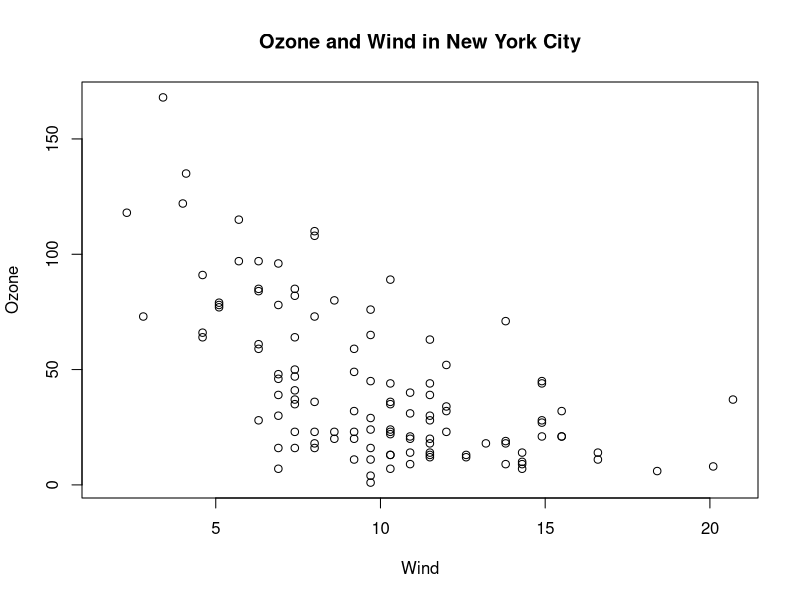
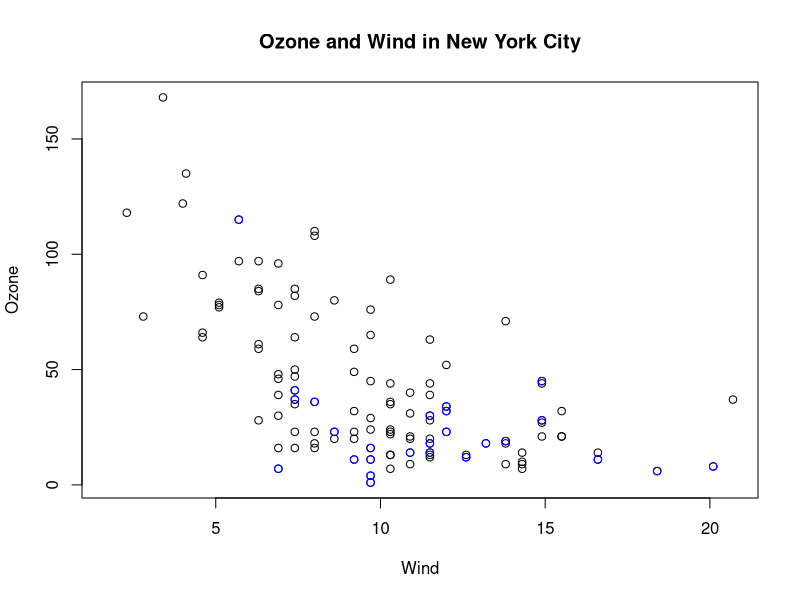
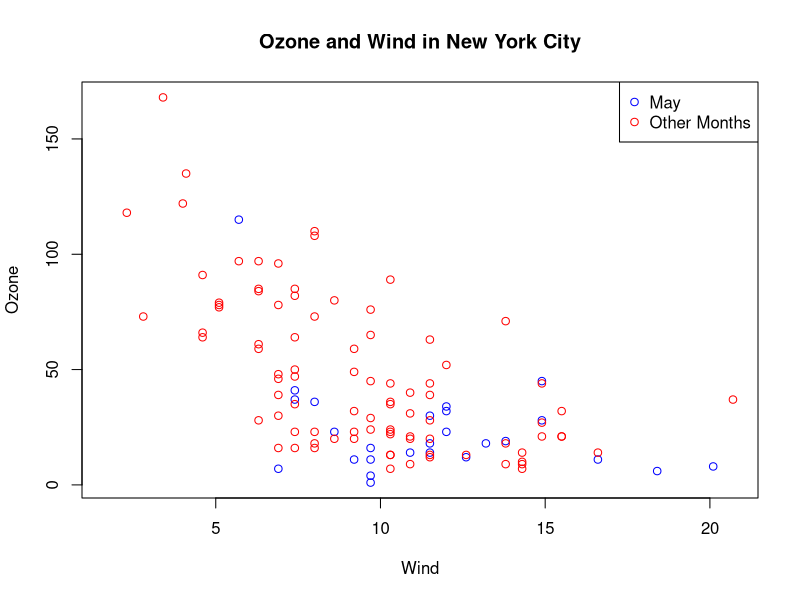
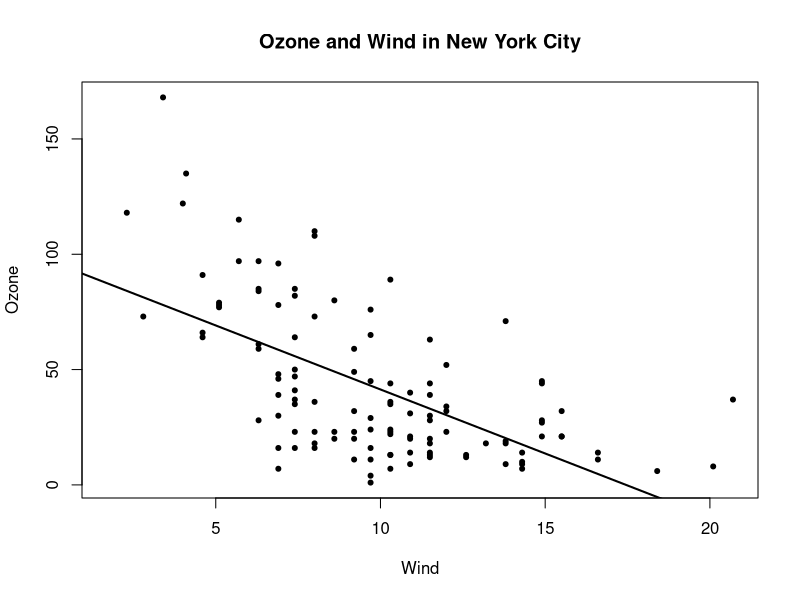
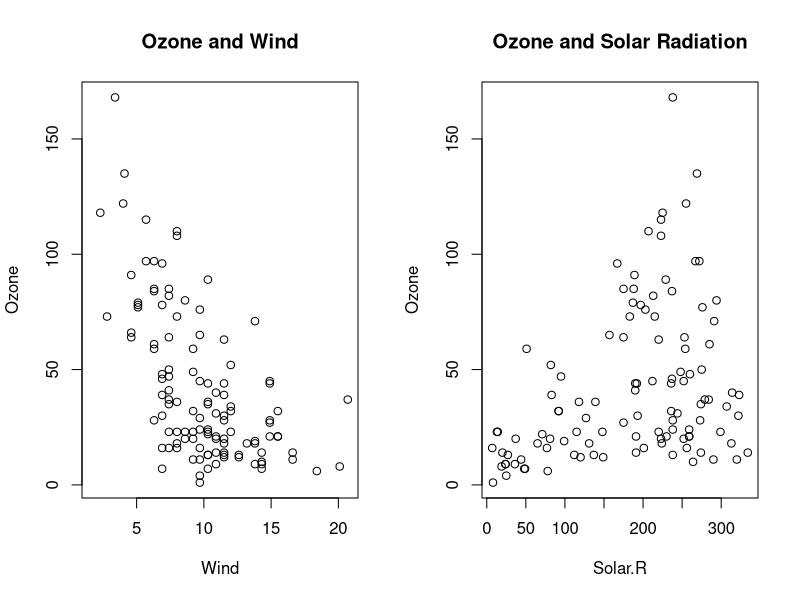
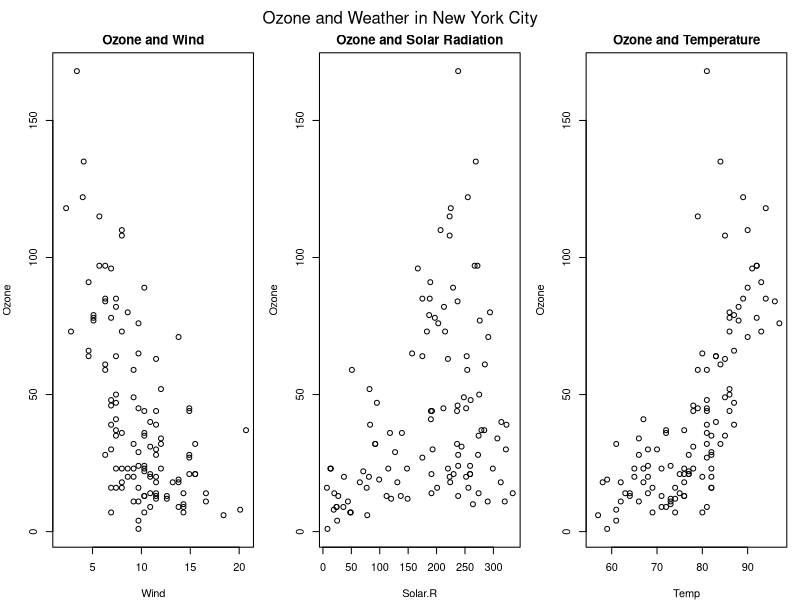

Generate these figures, in order, with R:
##Base plot with annotation
library(datasets)
with(airquality, plot(Wind, Ozone))
title(main = "Ozone and Wind in New York City")  ##add a title

with(airquality, plot(Wind, Ozone, main = "Ozone and Wind in New York City"))
with(subset(airquality, Month == 5), points(Wind, Ozone, col = "blue"))  ##repaints dots of Month 5 -> May to blue color


with(airquality, plot(Wind, Ozone, main = "Ozone and Wind in New York City", type = "n")) ##type = "n" -> nic nevykresli
with(subset(airquality, Month == 5), points(Wind, Ozone, col = "blue"))  ##repaints dots of Month 5 -> May to blue color
with(subset(airquality, Month != 5), points(Wind, Ozone, col = "red"))
legend("topright", pch = 1, col = c("blue","red"), legend = c("May", "Other Months"))


##Base Plot with Regression Line
with(airquality, plot(Wind, Ozone, main = "Ozone and Wind in New York City", pch = 20))
model = lm(Ozone ~ Wind, airquality)
abline(model, lwd = 2)

##Multiple Base Plots
par(mfrow = c(1,2))  ## 1 row and 2 columns
with(airquality, {
    plot(Wind, Ozone, main = "Ozone and Wind")
    plot(Solar.R, Ozone, main = "Ozone and Solar Radiation")
})

par(mfrow = c(1,3), mar = c(4,4,2,1), oma = c(0,0,2,0)) ##1row 3 columns, margins, outer margin
with(airquality, {
    plot(Wind, Ozone, main = "Ozone and Wind")
    plot(Solar.R, Ozone, main = "Ozone and Solar Radiation")
    plot(Temp, Ozone, main = "Ozone and Temperature")
    mtext("Ozone and Weather in New York City", outer = TRUE)
})